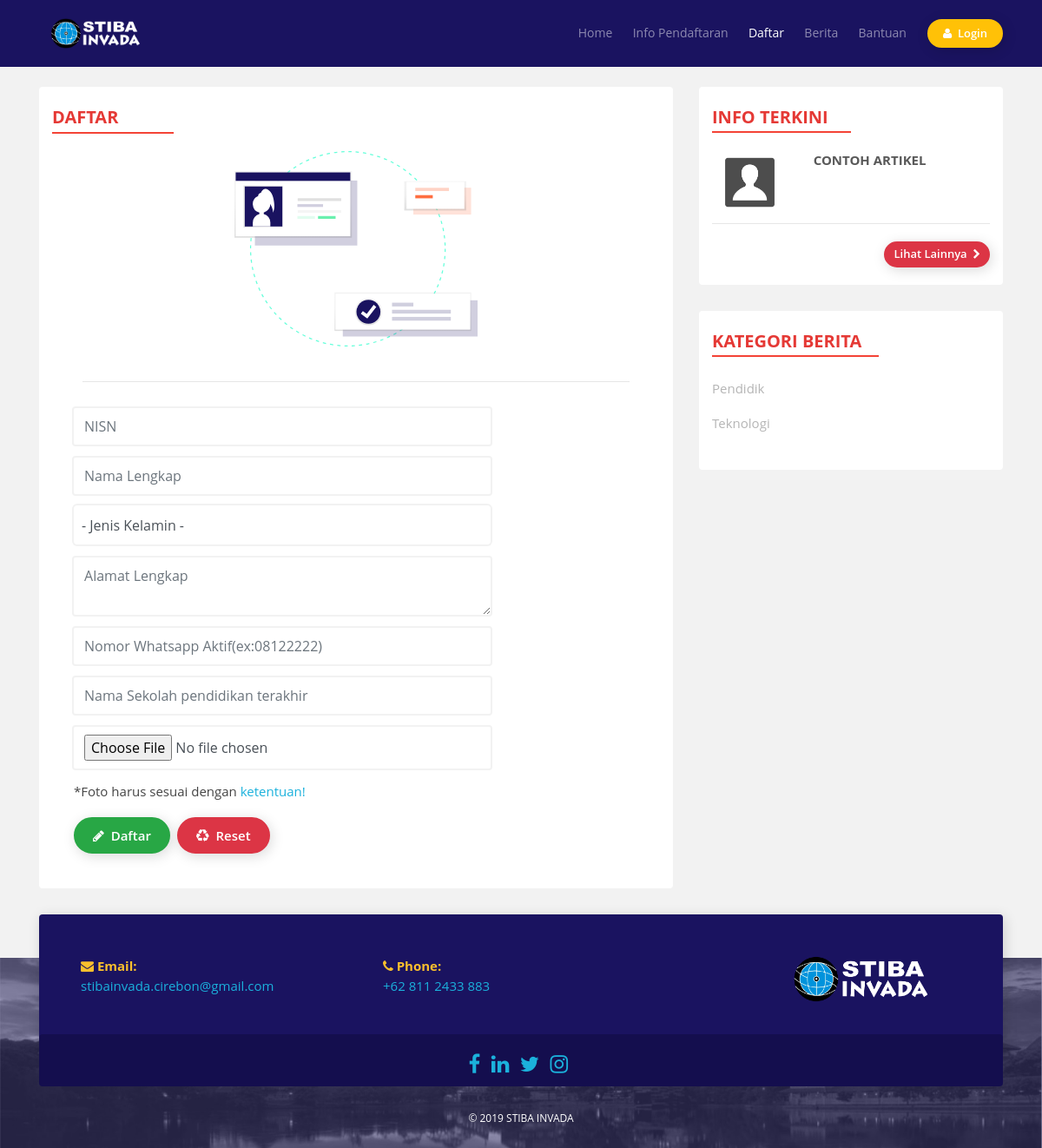
Page /index.php/index/daftar on the committed database.
### tables this page shows
CREATE TABLE `tbl_artikel` (
  `id_artikel` int(11) NOT NULL,
  `id_kategori` int(11) NOT NULL,
  `judul` varchar(250) NOT NULL,
  `gambar` varchar(250) NOT NULL,
  `isi` text NOT NULL,
  `tanggal` date NOT NULL
);

CREATE TABLE `tbl_kategori` (
  `id_kategori` int(11) NOT NULL,
  `kategori` varchar(50) NOT NULL
);

### application/controllers/Index.php (called while the page is built, shortened)
<?php
class Index extends CI_Controller {
	public function __construct()
	{
		$this->load->model('Mod_data');
		$this->load->helper('url','upload');
	}
	public function daftar()
	{
		$data['artikel']=$this->Mod_data->get_artikell()->result();
		$data['kategori']=$this->Mod_data->datakategori()->result();
		$data['jk']=$this->Mod_data->datajk()->result();
		$this->load->view('Index/3.daftar/index',$data);
	}
}

### index.php (called while the page is built, shortened)
<?php
require_once BASEPATH.'core/CodeIgniter.php';

### application/models/Mod_data.php (called while the page is built, shortened)
<?php
class Mod_data extends CI_Model {
	function get_artikell()
	{
		$this->db->select('*');
		$this->db->from('tbl_kategori');
		$this->db->join('tbl_artikel','tbl_kategori.id_kategori=tbl_artikel.id_kategori');
		$this->db->order_by("id_artikel", "desc");
		return $this->db->get();
	}
	function datakategori()
	{
		$this->db->select('*');
		$this->db->from('tbl_kategori');
		return $this->db->get();
	}
	function datajk()
	{
		$this->db->select('*');
		$this->db->from('tbl_jk');
		return $this->db->get();
	}
}

### application/views/Index/3.daftar/index.php (the view, shortened to what this page needs)
<!doctype html>
<html lang="en">
<head>
	<?php
	$this->load->view('Index/fitur/head');
	?>
</head>
<body data-spy="scroll" data-target=".navbar .in" class="has-loading-screen" >
	<?php
	$this->load->view('Index/fitur/navbar');?>
	<div class="row grey-1-bg">
		<div class="col-md-12">
			<div class="container">
				<div class="h-100-px"></div>
				<div class="row">
					<div class="col-md-8">
						<div class="card">
							<div class="container">
								<div class="h-20-px"></div>
								<font class="red-7-font f-bold f-20-px">DAFTAR</font>
								<div class="w-20 h-2-px red-6-bg mt-2-px"></div>
								<div class="h-20-px"></div>
								<center>
									<img src="<?php echo base_url() ?>/assets/svg/daftar2.svg" class="w-40 svg-daftar">
								</center>
								<div class="h-40-px "></div>
								<center>
									<div class="grey-2-bg h-1-px w-90"></div>
								</center>
								<div class="h-20-px "></div>
								<div class="row ml-10-px mr-10-px mt-10-px daftar-mobile">
									<div class="col-md-9 ">
										<form action="<?php echo base_url() ?>Index/create" method="POST" enctype="multipart/form-data">
											<input required="" onkeypress="input_number(event)" type="number" class="form-control mb-15-px" 	name="nis" autocomplete="off" placeholder="NISN" >
											<input required="" type="text" class="form-control mb-15-px" name="nama" autocomplete="off" placeholder="Nama Lengkap">
											<select required="" name="id_jk" class="form-control mb-15-px">
												<option class="form-control" value="null">- Jenis Kelamin -</option>
											</select>
											<textarea required="" class="form-control mb-15-px" name="alamat" placeholder="Alamat Lengkap" value="" ></textarea>
											<input required="" onkeypress="input_number(event)" type="text" class="form-control mb-15-px" name="telp" autocomplete="off" placeholder="Nomor Whatsapp Aktif(ex:08122222)" >
											<input required="" type="text" class="form-control mb-15-px" name="sekolah" autocomplete="off" placeholder="Nama Sekolah pendidikan terakhir" >
											<input required="" type="file" name="berkas" class="form-control mb-15-px">
											<label>*Foto harus sesuai dengan <a href="javascript:void(0)" data-toggle="modal" data-target="#ketentuan">ketentuan!</a></label>
											<div class="h-10-px"></div>
											<button type="submit" value="submit" class="btn btn-success"><i class="fa fa-pencil"></i>&nbsp;&nbsp;Daftar</button>&nbsp;
											<button type="reset" class="btn btn-danger"><i class="fa fa-recycle"></i>&nbsp;&nbsp;Reset</button>
										</form>
										<div class="h-20-px"></div>
									</div>
									<div class="col-md-3">
									</div>
								</div>
								<div class="h-20-px" ></div>
							</div>
						</div>
					</div>
					<div class="col-md-4">
						<?php
						$this->load->view('Index/fitur/side-berita');
						$this->load->view('Index/fitur/side-kategori');
						?>
					</div>
				</div>
			</div>
			<div class="h-50-px"></div>
		</div>
	</div>
	</html>

### application/views/Index/fitur/side-berita.php
<div class="card">
	<div class="container">
		<div class="h-20-px" ></div>
		<font class="red-7-font f-bold f-20-px">INFO TERKINI</font>
		<div class="w-50 h-2-px red-6-bg mt-1-px"></div>
		<?php
		$i = 1;
		if ($artikel == NULL) {
			?>
			<div class="h-30-px"></div>
			<a class="grey-4-font" disabled=""><div class="mtn-5-px capitalize">Maaf, saat ini artikel tidak tersedia</div></a><br>
			<?php
		}
		else{
		foreach ($artikel as $key) {
			$str=$key->judul;
			if (strlen($str) > 20)
			{
				$str = substr($str, 0, 40);
				$str = explode(' ', $str);
				array_pop($str);
				$str = implode(' ', $str);
			}
			else{
			}
			?>
			<div class="h-20-px"></div>
			<div class="row">
				<div class="col-md-4">
					<a href="<?php echo base_url() ?>artikel/<?php echo $key->judul ?>">
						<div class="merah-bg h-74-px" data-bg-image="<?php echo base_url() ?>/assets/img/artikel/<?php echo $key->gambar ?>" >
						</div>
					</a>
				</div>
				<div class="col-md-8">
					<a href="<?php echo base_url() ?>artikel/<?php echo $key->judul ?>" class="grey-7-font f-up fw-7" data-toggle="collapse" role="button" aria-expanded="false" aria-controls="feature-1" >
						<?php echo $str ?>
					</a>
				</div>
			</div>
			<div class="h-10-px"></div>
			<div class="grey-2-bg h-1-px w-100"></div>
			<?php
			if ($i++ == 3) break;} }
			?>
			<div class="h-20-px"></div>
			<div class="text-right"><a href="<?php echo base_url() ?>berita" class="btn btn-danger f-13-px p-berita-l">Lihat Lainnya&nbsp <i class="fa fa-chevron-right f-12-px"></i></a></div>
			<div class="h-20-px"></div>
		</div>
	</div>

### application/views/Index/fitur/side-kategori.php (shortened to what this page needs)
<div class="card">
	<div class="container">
		<div class="h-20-px" ></div>
		<font class="red-7-font f-bold f-20-px f-up">Kategori Berita	</font>
		<div class="w-60 h-2-px red-6-bg mt-1-px"></div>
		<div class="h-30-px"></div>
		<?php
		if ($kategori == NULL)
		{
			?>
			<a class="grey-4-font" disabled=""><div class="mtn-5-px capitalize">Maaf, saat ini kategori artikel tidak tersedia</div></a><br>
			<?php
		}else{
			foreach ($kategori as $key): ?>
				<a class="grey-4-font" href="<?php echo base_url() ?>kategori/<?php echo $key->kategori ?>"><div class="mtn-5-px capitalize"><?php echo $key->kategori ?></div></a><br>
			<?php endforeach; } ?>
			<div class="h-20-px"></div>
		</div>
	</div>

### assets/css/style3.css (style rules this page uses)
body { color: #191919; font-family: 'Poppins', sans-serif; font-weight: 400; font-size: .9375rem; margin: 0; padding: 0; }
html { font-size: 80%; }
[data-bg-image] { background-size: cover; background-position: 50%; }
a { color: #f26d7d; transition: .3s ease; }
.btn { border-radius: 6.25rem; border-width: .125rem; box-shadow: .125rem .1875rem .9375rem rgba(0, 0, 0, .15); font-weight: 600; font-size: .9375rem; padding: .5rem 1.25rem; position: relative; outline: none !important; }
.card { backface-visibility: hidden; border: none; box-shadow: .125rem .1875rem .9375rem rgba(0, 0, 0, .15); margin-bottom: 1.875rem; overflow: hidden; }
.form-control { border: 0; box-shadow: 0 0 0 .125rem rgba(0, 0, 0, .2); border-radius: .125rem; padding: .5625rem .75rem; }
body.has-loading-screen:before { background-color: #000; content: ""; height: 100%; right: 0; position: fixed; width: 100%; top: 0; z-index: 9999; transition: 1.5s ease; opacity: 1; }
body.has-loading-screen:after { content: url("../../assets/img/loading.svg"); height: 2.5rem; width: 2.5rem; position: fixed; margin: auto; bottom: 0; left: 0; right: 0; opacity: 1; transform: scale(1); transition: 1.5s ease; top: 0; z-index: 10000; }
body.has-loading-screen.loading-done:before { width: 0; }
body.has-loading-screen.loading-done:after { transform: scale(0); opacity: 0; }
select.form-control { box-shadow: .125rem .1875rem .9375rem rgba(0, 0, 0, .15); border-radius: .25rem; cursor: pointer; height: 2.8125rem !important; margin-top: -0.125rem; padding: .5rem; -webkit-appearance: none; -moz-appearance: none; text-indent: .0625rem; text-overflow: ''; }
@media (min-width: 75rem) { html { font-size: 100%; } }

### assets/css/my.css (style rules this page uses)
select.form-control { box-shadow: 0 0 0 0.125rem rgb(242,242,242); }
body { scroll-behavior: smooth; -webkit-scroll-behavior: smooth; }

### assets/css/style4.css (style rules this page uses)
body { color: #444; font-family: "Open Sans", sans-serif; }
a { color: #1bb1dc; transition: 0.5s; }

### assets/css/user-css.css (style rules this page uses)
.p-berita-l { padding: 3px 9px; }

### assets/css/disable-key.css (style rules this page uses)
body,html { -webkit-user-select: none!important; -khtml-user-select: none!important; -moz-user-select: none!important; -ms-user-select: none!important; -o-user-select: none!important; user-select: none!important; }

### application/views/Index/fitur/head.php (style rules this page uses)
.card { box-shadow: unset !important; }

### application/views/Index/3.daftar/index.php (style rules this page uses)
.form-control { box-shadow: 0 0 0 0.125rem rgb(242,242,242) }

### application/views/Index/fitur/side-kategori.php (style rules this page uses)
.capitalize { text-transform: capitalize; }

### rows in the picture
tbl_artikel: str "CONTOH ARTIKEL"
tbl_kategori: kategori "Pendidik"
tbl_kategori: kategori "Teknologi"
